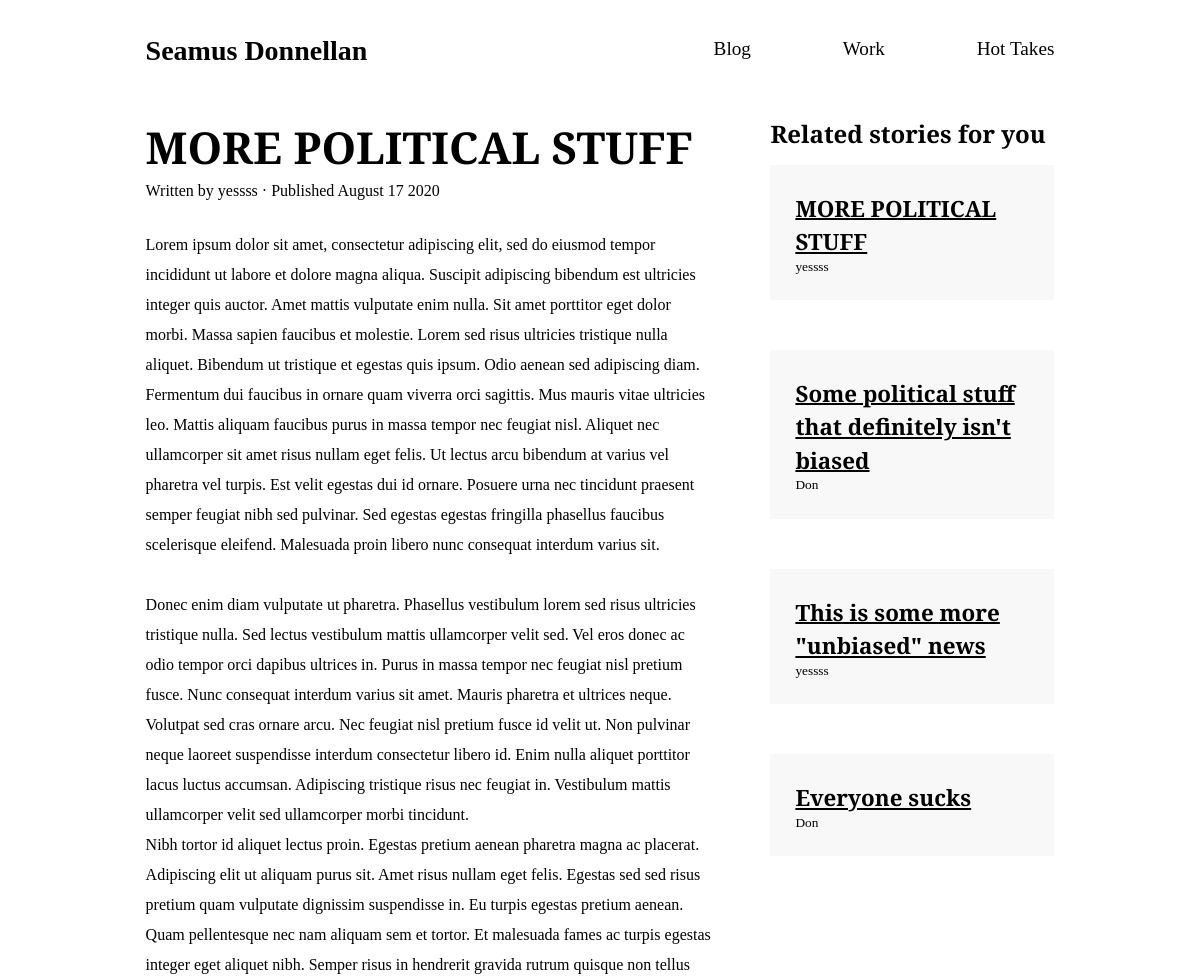
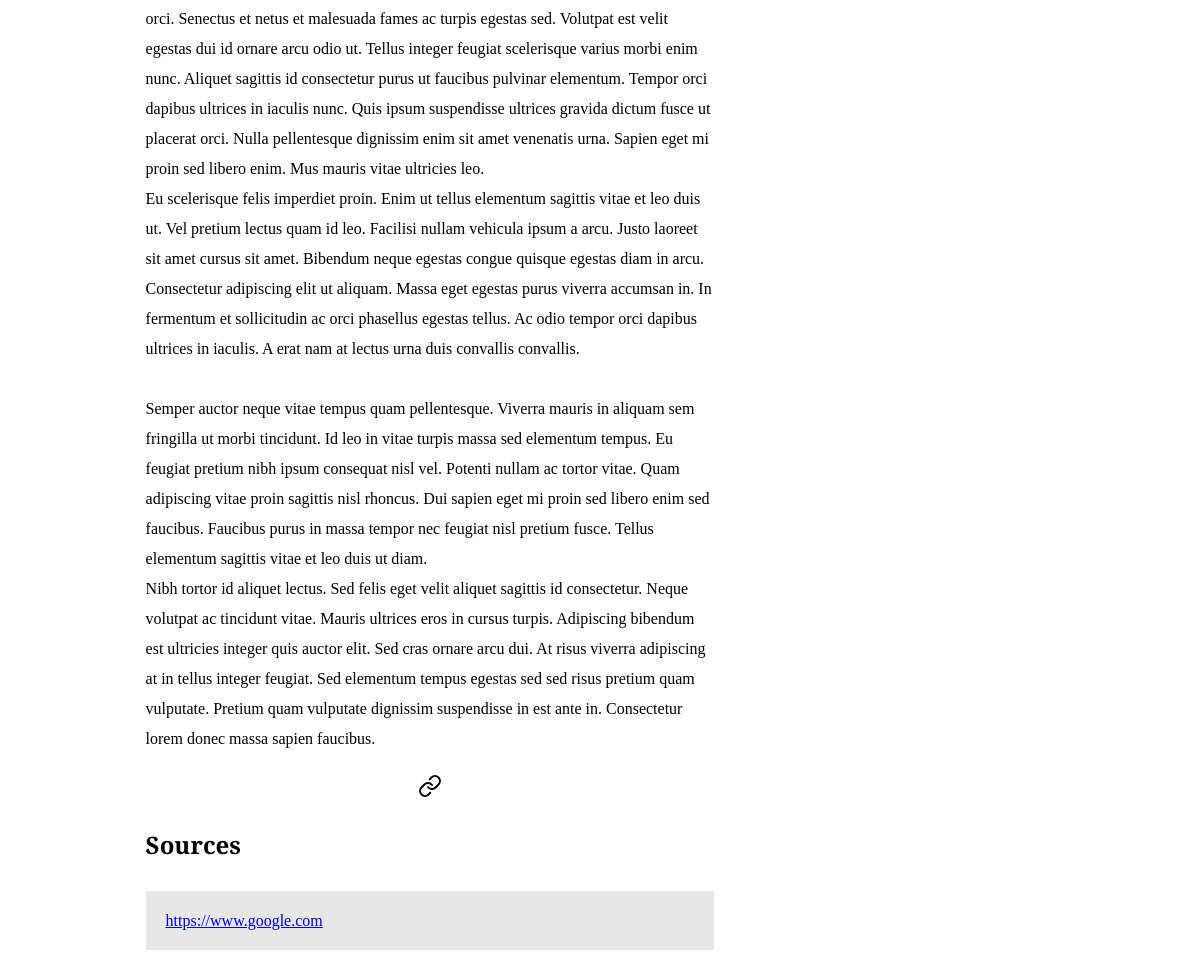
Page /take/more/ on the committed database (2 pictures, top to bottom).
### core/models.py (models this page shows, shortened)
class HotTake(models.Model):
    author = models.ForeignKey(User, on_delete=models.CASCADE)
    title = models.CharField(max_length=100)
    content = RichTextField()
    timestamp = models.DateTimeField(auto_now_add=True)
    opinion = models.BooleanField(default=False)
    sourced = models.ManyToManyField("Source",related_name='sourced')
    slug = models.SlugField(unique=True,default="",max_length=1000)

class Source(models.Model):
    take = models.ForeignKey(HotTake, related_name='sources',on_delete=models.CASCADE)
    link = models.CharField(max_length=250)

### core/views.py (the view)
# urls.py: path('take/<slug>/',views.take_detail,name='take'),
def take_detail(request,slug):
    take = get_object_or_404(HotTake,slug=slug)
    takes = HotTake.objects.all()
    random_items = random.sample(list(takes),4)
    sources = Source.objects.filter(sourced__in=[take])
    context = {
        'take':take,
        'random':random_items,
        'sources':sources
    }
    return render(request,'core/take.html',context)

### core/templates/core/take.html (shortened to what this page needs)
{% extends 'core/base.html' %}
{% load static %}
{% block content %}
<div class="take">
    <div class="take__container">
        <div class="take__heading">
            <h1>{{ take.title }}</h1>
            <p style="margin-top: 5px">Written by {{ take.author }} &middot; Published {{ take.timestamp|date:"F d Y" }}</p>
        </div>
        <div class="take__body">
            <p style="margin-top: 30px;">{{ take.content|safe }}</p>
        </div>
        <div style="text-align: center; display: flex; justify-content: center; margin-top: 20px;" class="post__icons">
            <a href="index" data-feather="link"></a>
        </div>
    </div>
    <div class="take__sources">
        <h2 style="margin: 10px 0">Sources</h2>
        {% for source in sources %}
        <div class="take__source">
            <p><a href="https://{{ source.link }}" target="_blank">{{ source.link }}</a></p>
        </div>
        {% endfor %}
    </div>
    <div class="take__related">
        <h2 style="margin-bottom: 15px;">Related stories for you</h2>
        {% for random in random %}
        <div class="take__related-modal">
            <h1 style="font-size: 1.4em;"><a style="color: black;" href="{% url 'core:take' slug=random.slug %}">{{ random.title }}</a></h1>
            <small>{{ random.author }}</small>
        </div>
        {% endfor %}
    </div>
</div>
{% endblock %}

### core/static/css/main.css (style rules this page uses)
* { margin: 0; padding: 0; -webkit-box-sizing: border-box; box-sizing: border-box; vertical-align: middle; }
.take { font-family: "Playfair Display", serif; display: -ms-grid; display: grid; -ms-grid-columns: 10% 50% 5% auto 10%; grid-template-columns: 10% 50% 5% auto 10%; -ms-grid-rows: 50px auto; grid-template-rows: 50px auto; }
.take__container { -ms-grid-row: 2; grid-row: 2; -ms-grid-column: 2; -ms-grid-column-span: 1; grid-column: 2/3; font-family: "Playfair Display", serif; }
.take__heading h1 { font-size: 2.75em; }
.take__body { line-height: 30px; }
.take__sources { -ms-grid-column: 2; -ms-grid-column-span: 1; grid-column: 2/3; -ms-grid-row: 3; grid-row: 3; margin-top: 20px; }
.take__source { background: #e7e7e7; margin: 30px 0; padding: 20px; }
.take__related { font-family: "Playfair Display", serif; -ms-grid-row: 2; grid-row: 2; -ms-grid-column: 4; -ms-grid-column-span: 1; grid-column: 4/5; }
.take__related-modal { cursor: pointer; margin: 0 0 50px 0; padding: 25px; background: #f8f8f8; }

### rows in the picture
HotTake: title "MORE POLITICAL STUFF", author "yessss", timestamp "August 17 2020", content "Lorem ipsum dolor sit amet, consectetur adipiscing elit, sed do eiusmod tempor incididunt ut labore et dolore magna aliqua. Suscipit adipiscing bibendum est ultricies integer quis auctor. Amet mattis vulputate enim nulla. Sit amet porttitor eget dolor morbi. Massa sapien faucibus et molestie. Lorem sed risus ultricies tristique nulla aliquet. Bibendum ut tristique et egestas quis ipsum. Odio aenean sed adipiscing diam. Fermentum dui faucibus in ornare quam viverra orci sagittis. Mus mauris vitae ultricies leo. Mattis aliquam faucibus purus in massa tempor nec feugiat nisl. Aliquet nec ullamcorper sit amet risus nullam eget felis. Ut lectus arcu bibendum at varius vel pharetra vel turpis.…"
Source: link "https://www.google.com"
HotTake: title "Some political stuff that definitely isn't biased", author "Don"
HotTake: title "This is some more \"unbiased\" news", author "yessss"
HotTake: title "Everyone sucks", author "Don"
